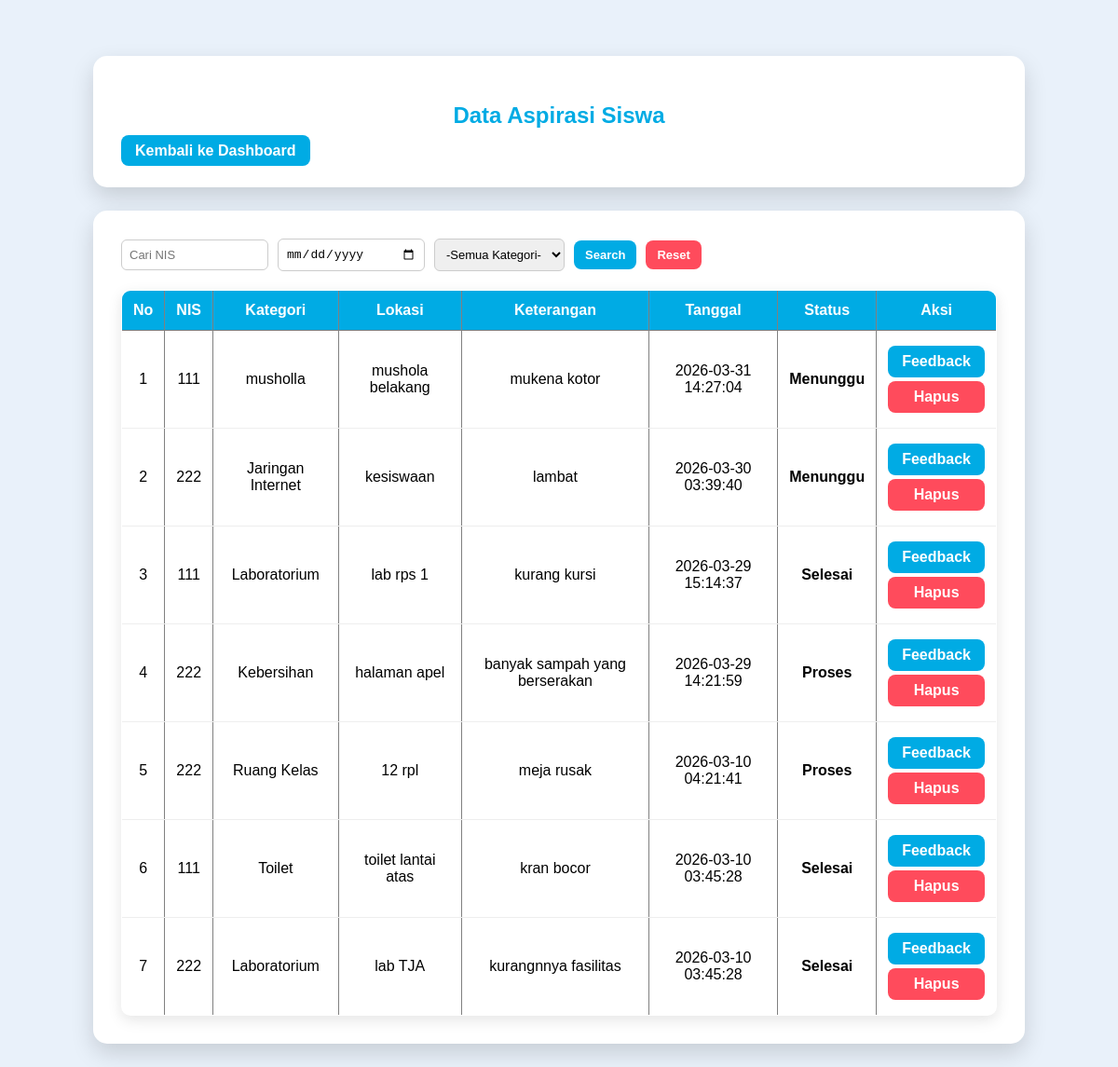
The page /admin/data_aspirasi.php (signed in) on the database its author committed.
### tables this page shows
CREATE TABLE `input_aspirasi` (
  `id_pelaporan` int(5) NOT NULL,
  `nis` int(10) NOT NULL,
  `id_kategori` int(5) NOT NULL,
  `lokasi` varchar(50) NOT NULL,
  `ket` varchar(50) NOT NULL,
  `tanggal` timestamp NOT NULL DEFAULT current_timestamp()
);

CREATE TABLE `kategori` (
  `id_kategori` int(5) NOT NULL,
  `ket_kategori` varchar(30) NOT NULL
);

CREATE TABLE `aspirasi` (
  `id_aspirasi` int(5) NOT NULL,
  `status` enum('menunggu','proses','selesai') NOT NULL,
  `id_pelaporan` int(5) NOT NULL,
  `feedback` varchar(50) NOT NULL
);

### admin/data_aspirasi.php (the view, shortened to what this page needs)
<?php
include "../db.php";
$sql = "SELECT
            input_aspirasi.*,
            aspirasi.status,
            kategori.ket_kategori
        FROM input_aspirasi
        LEFT JOIN aspirasi
            ON input_aspirasi.id_pelaporan = aspirasi.id_pelaporan
        LEFT JOIN kategori
            ON input_aspirasi.id_kategori = kategori.id_kategori
        WHERE 1=1";
$sql .= " ORDER BY input_aspirasi.id_pelaporan DESC";
$query = mysqli_query($conn, $sql);
?>
<!DOCTYPE html>
<html>
<head>
    <link rel="stylesheet" href="../aset/css/style.css">
</head>
<body class="admin-page">
    <div class="container">
        <div class="card">
            <h2>Data Aspirasi Siswa</h2>
            <a href="dashboard.php" class="btn">Kembali ke Dashboard</a>
        </div>
        <div class="card">
            <form method="GET" class="search-form">
                <input type="text" name="nis" placeholder="Cari NIS">
                <input type="date" name="tanggal">
                <select name="kategori">
                    <option value="">-Semua Kategori-</option>
                </select>
                <button type="submit" class="btn">Search</button>
                <a href="data_aspirasi.php" class="btn logout">Reset</a>
            </form>
            <table border="1" width="100%" cellpadding="10" cellspacing="0">
                <tr>
                    <th>No</th>
                    <th>NIS</th>
                    <th>Kategori</th>
                    <th>Lokasi</th>
                    <th>Keterangan</th>
                    <th>Tanggal</th>
                    <th>Status</th>
                    <th>Aksi</th>
                </tr>
                <?php
                if (mysqli_num_rows($query) == 0) {
                ?>
                    <tr>
                        <td colspan="8" style="text-align:center;">
                            Belum ada data aspirasi
                        </td>
                    </tr>
                <?php
                } else {
                    $no = 1;
                    while ($data = mysqli_fetch_assoc($query)) {
                        $status = $data['status'] ? $data['status'] : 'menunggu';
                ?>
                        <tr>
                            <td><?php echo $no++; ?></td>
                            <td><?php echo $data['nis']; ?></td>
                            <td><?php echo $data['ket_kategori']; ?></td>
                            <td><?php echo $data['lokasi']; ?></td>
                            <td><?php echo $data['ket']; ?></td>
                            <td><?php echo $data['tanggal']; ?></td>
                            <td class="status">
                                <?php echo ucfirst($status); ?>
                            </td>
                            <td>
                                <a href="feedback.php?id=<?php echo $data['id_pelaporan']; ?>" class="btn">
                                    Feedback
                                </a>
                                <a href="hapus.php?id=<?php echo $data['id_pelaporan']; ?>"
                                   class="btn logout"
                                   onclick="return confirm('Yakin ingin hapus data ini?')">
                                    Hapus
                                </a>
                            </td>
                        </tr>
                <?php
                    }
                }
                ?>
            </table>
        </div>
    </div>
</body>
</html>

### aset/css/style.css (style rules this page uses)
body { margin:0; font-family: Arial, Helvetica, sans-serif; }
.admin-page { background:#E9F1FA; min-height:100vh; }
.container { width:85%; max-width:1000px; margin:auto; padding-top:60px; }
.card { background:#FFFFFF; padding:30px; border-radius:15px; margin-bottom:25px; box-shadow:0 10px 25px rgba(0,0,0,0.15); }
.card h2, .card h3 { margin-bottom:15px; color:#00ABE4; }
form { display:flex; flex-direction:column; }
input,select,textarea { padding:8px; border-radius:6px; border:1px solid #ccc; }
form input, form select { padding:10px; border-radius:8px; border:1px solid #ccc; font-size:14px; }
form button { padding:10px; border:none; border-radius:8px; background:#00ABE4; color:#FFFFFF; font-size:16px; cursor:pointer; }
.search-form { display:flex; flex-direction:row; gap:10px; align-items:center; flex-wrap:wrap; margin-bottom:20px; }
.search-form input, .search-form select { width:140px; padding:8px; border-radius:6px; border:1px solid #ccc; font-size:13px; }
.search-form button, .search-form .btn { padding:8px 12px; font-size:13px; }
table { width:100%; border-collapse:collapse; background:#FFFFFF; border-radius:10px; overflow:hidden; box-shadow:0 5px 15px rgba(0,0,0,0.1); }
table th { background:#00ABE4; color:#FFFFFF; padding:12px; font-weight:bold; }
table td { padding:12px; text-align:center; border-bottom:1px solid #eee; }
.status { font-weight:bold; text-align:center; color:black; }
.btn { background:#00ABE4; color:#FFFFFF; padding:8px 15px; border-radius:8px; text-decoration:none; font-weight:bold; }
.logout { background:#ff4b5c; }
td .btn { display:block; margin:4px 0; text-align:center; }
.card h2 { text-align: center; margin-bottom: 15px; }

### rows shown on the page
input_aspirasi: nis "111", id_kategori.ket_kategori "musholla", lokasi "mushola belakang", ket "mukena kotor", tanggal "2026-03-31 14:27:04", status "Menunggu"
input_aspirasi: nis "222", id_kategori.ket_kategori "Jaringan Internet", lokasi "kesiswaan", ket "lambat", tanggal "2026-03-30 03:39:40", status "Menunggu"
input_aspirasi: nis "111", id_kategori.ket_kategori "Laboratorium", lokasi "lab rps 1", ket "kurang kursi", tanggal "2026-03-29 15:14:37", aspirasi.status "Selesai"
input_aspirasi: nis "222", id_kategori.ket_kategori "Kebersihan", lokasi "halaman apel", ket "banyak sampah yang berserakan", tanggal "2026-03-29 14:21:59", aspirasi.status "Proses"
input_aspirasi: nis "222", id_kategori.ket_kategori "Ruang Kelas", lokasi "12 rpl", ket "meja rusak", tanggal "2026-03-10 04:21:41", aspirasi.status "Proses"
input_aspirasi: nis "111", id_kategori.ket_kategori "Toilet", lokasi "toilet lantai atas", ket "kran bocor", tanggal "2026-03-10 03:45:28", aspirasi.status "Selesai"
input_aspirasi: nis "222", id_kategori.ket_kategori "Laboratorium", lokasi "lab TJA", ket "kurangnnya fasilitas", tanggal "2026-03-10 03:45:28", aspirasi.status "Selesai"
